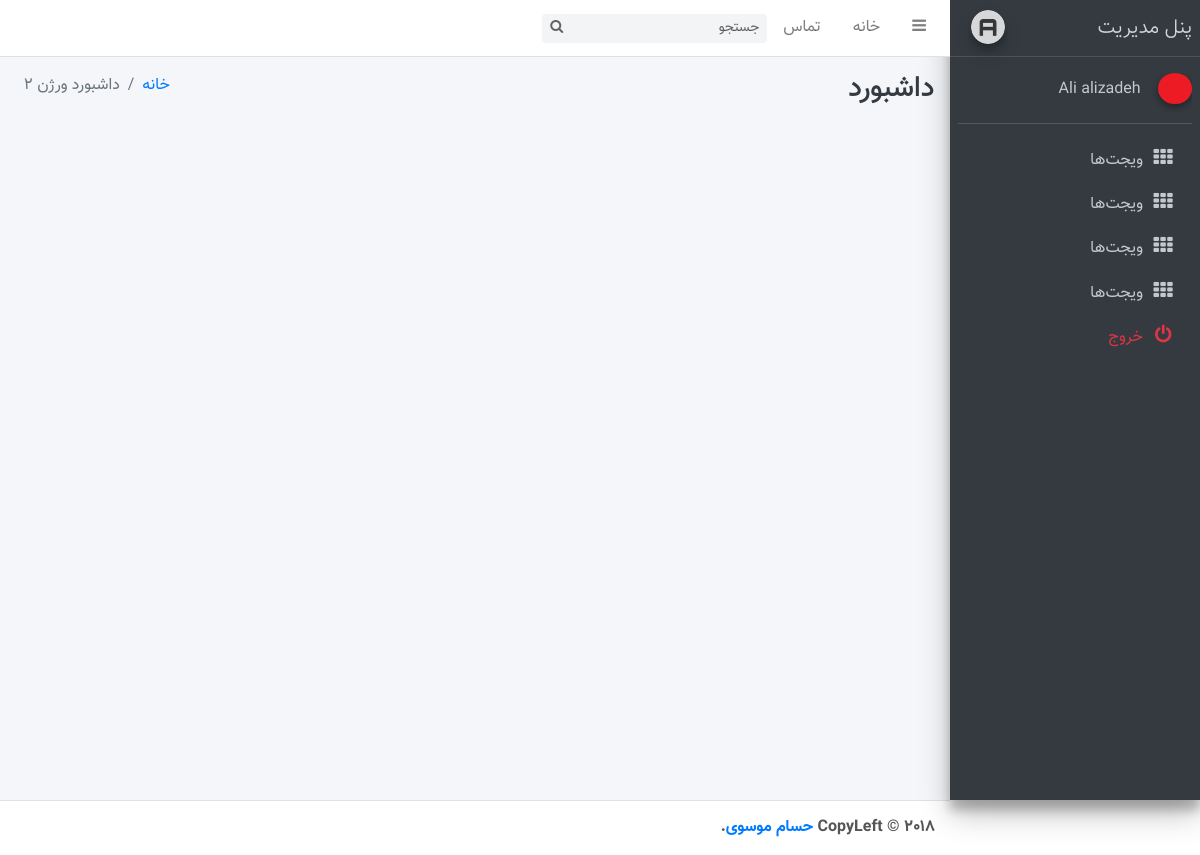
Screenshot of /panel/dashboard/ (signed in) with the database file from the repository.
### Panel/models.py (models this page shows)
class Member(models.Model):
    name = models.CharField(max_length=100, default="ادمین", help_text="اسم ادمین")
    email = models.CharField(max_length=100, default="", help_text="ایمیل ادمین")
    phone = models.CharField(max_length=20, default="0", help_text="شماره موبایل ادمین")
    profile = models.ImageField(upload_to="adminProfile//%Y/%m/%d/%H/%m/%s", default="adminProfile/default.jpg",
                                help_text="عکس ادمین")
    password = models.TextField(default="", help_text="پسورد ادمین")

### Panel/views.py (the view)
# urls.py: path('dashboard/', views.dashboard, name='panel_dashboard'),
def dashboard(request):
    id = request.session["member_id"]
    if not id:
        return HttpResponseRedirect("/panel/login/")
    context = {}
    context.update({"Member": Member.objects.get(id=id)})
    return render(request, "dashboard.html", context)

### Panel/templates/dashboard.html (shortened to what this page needs)
<!DOCTYPE html>
<html>
<head>
    {% load static%}
    <link rel="stylesheet" href="{% static 'plugins/font-awesome/css/font-awesome.min.css' %}">
    <link rel="stylesheet" href="https://code.ionicframework.com/ionicons/2.0.1/css/ionicons.min.css">
    <link rel="stylesheet" href="{% static 'dist/css/adminlte.min.css' %}">
    <link rel="stylesheet" href="{% static 'plugins/iCheck/flat/blue.css' %}">
    <link rel="stylesheet" href="{% static 'plugins/morris/morris.css' %}">
    <link rel="stylesheet" href="{% static 'plugins/jvectormap/jquery-jvectormap-1.2.2.css' %}">
    <link rel="stylesheet" href="{% static 'plugins/datepicker/datepicker3.css' %}">
    <link rel="stylesheet" href="{% static 'plugins/daterangepicker/daterangepicker-bs3.css' %}">
    <link rel="stylesheet" href="{% static 'plugins/bootstrap-wysihtml5/bootstrap3-wysihtml5.min.css"
    ' %}">
    <link rel="stylesheet" href="{% static 'dist/css/bootstrap-rtl.min.css' %}">
    <link rel="stylesheet" href="{% static 'dist/css/custom-style.css' %}">
</head>
<body class="hold-transition sidebar-mini">
<div class="wrapper">
    <nav class="main-header navbar navbar-expand bg-white navbar-light border-bottom">
        <ul class="navbar-nav">
            <li class="nav-item">
                <a class="nav-link" data-widget="pushmenu" href="#"><i class="fa fa-bars"></i></a>
            </li>
            <li class="nav-item d-none d-sm-inline-block">
                <a href="index3.html" class="nav-link">خانه</a>
            </li>
            <li class="nav-item d-none d-sm-inline-block">
                <a href="#" class="nav-link">تماس</a>
            </li>
        </ul>
        <form class="form-inline ml-3">
            <div class="input-group input-group-sm">
                <input class="form-control form-control-navbar" type="search" placeholder="جستجو" aria-label="Search">
                <div class="input-group-append">
                    <button class="btn btn-navbar" type="submit">
                        <i class="fa fa-search"></i>
                    </button>
                </div>
            </div>
        </form>
    </nav>
    <aside class="main-sidebar sidebar-dark-primary elevation-4">
        <a href="index3.html" class="brand-link">
            <img src="{% static 'dist/img/AdminLTELogo.png' %}" alt="AdminLTE Logo"
                 class="brand-image img-circle elevation-3"
                 style="opacity: .8">
            <span class="brand-text font-weight-light">پنل مدیریت</span>
        </a>
        <div class="sidebar" style="direction: ltr">
            <div style="direction: rtl">
                <div class="user-panel mt-3 pb-3 mb-3 d-flex">
                    <div class="image">
                        <img src="{{ Member.profile.url}}"
                             class="img-circle elevation-2" alt="User Image">
                    </div>
                    <div class="info">
                        <a href="#" class="d-block">{{ Member.name }}</a>
                    </div>
                </div>
                <nav class="mt-2">
                    <ul class="nav nav-pills nav-sidebar flex-column" data-widget="treeview" role="menu"
                        data-accordion="false">
                        <li class="nav-item">
                            <a href="#" class="nav-link">
                                <i class="nav-icon fa fa-th"></i>
                                <p>
                                    ویجت‌ها
                                </p>
                            </a>
                        </li>
                        <li class="nav-item">
                            <a href="#" class="nav-link">
                                <i class="nav-icon fa fa-th"></i>
                                <p>
                                    ویجت‌ها
                                </p>
                            </a>
                        </li>
                        <li class="nav-item">
                            <a href="#" class="nav-link">
                                <i class="nav-icon fa fa-th"></i>
                                <p>
                                    ویجت‌ها
                                </p>
                            </a>
                        </li>
                        <li class="nav-item">
                            <a href="#" class="nav-link">
                                <i class="nav-icon fa fa-th"></i>
                                <p>
                                    ویجت‌ها
                                </p>
                            </a>
                        </li>
                        <li class="nav-item">
                            <a href="/panel/logout/" class="nav-link">
                                <i class="nav-icon fa fa-power-off text-danger"></i>
                                <p class="text-danger">
                                    خروج
                                </p>
                            </a>
                        </li>
                    </ul>
                </nav>
            </div>
        </div>
    </aside>
    <div class="content-wrapper">
        <div class="content-header">
            <div class="container-fluid">
                <div class="row mb-2">
                    <div class="col-sm-6">
                        <h1 class="m-0 text-dark">داشبورد</h1>
                    </div>
                    <div class="col-sm-6">
                        <ol class="breadcrumb float-sm-left">
                            <li class="breadcrumb-item"><a href="#">خانه</a></li>
                            <li class="breadcrumb-item active">داشبورد ورژن 2</li>
                        </ol>
                    </div>
                </div>
            </div>
        </div>
    </div>
    <footer class="main-footer">
        <strong>CopyLeft &copy; 2018 <a href="http://github.com/hesammousavi/">حسام موسوی</a>.</strong>
    </footer>
</div>
</body>
</html>

### rows the page displays
Member: profile (picture), name "Ali alizadeh"
